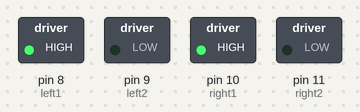
The sketch below on a simulated Arduino Uno, built with avr-gcc and run on an emulated ATmega328P. Shown: switched loads named in the sketch (green lamp = pin HIGH).

Above: at 0.1 s.
Timing chart, 0 to 1.6 s (numbered marks = the images above):
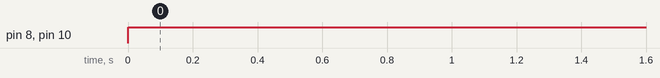

Measured:
- by itself, pin 8 (left1), pin 10 (right1): LOW → HIGH at 0.00 s

The sketch:

Test_Motor.ino
```cpp
int left1 = 8;                      //Left Motor pin initialization//
int left2 = 9;
int right1 = 10;                     //Right Motor pin initialization//
int right2 = 11;

void setup()

{
   pinMode(left1, OUTPUT);          //Left Motor pin declaration//
   pinMode(left2, OUTPUT);
   pinMode(right1, OUTPUT);         //Right Motor pin declaration//
   pinMode(right2, OUTPUT);
}

void loop()
{
  digitalWrite(left1, HIGH);
  digitalWrite(left2, LOW);         //Left Motor moving//

  digitalWrite(right1, HIGH);
  digitalWrite(right2, LOW);         //right Motor moving//

  delay(3000);
}
```
